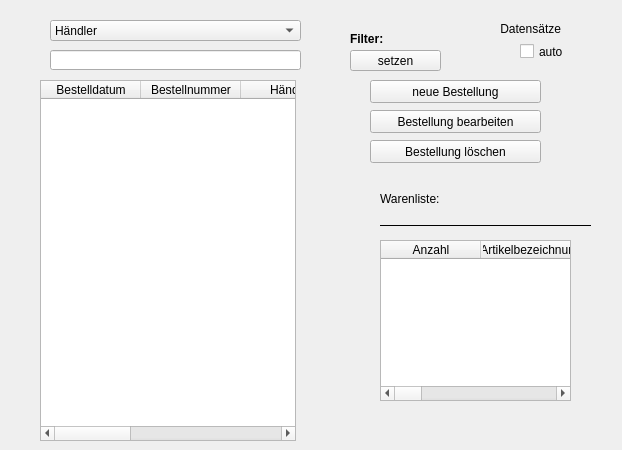
    <widget class="QWidget" name="tabOrdering">
     <attribute name="title">
      <string>Bestellungen</string>
     </attribute>
     <widget class="QPushButton" name="pushButtonOrderingNew">
      <property name="geometry">
       <rect>
        <x>370</x>
        <y>80</y>
        <width>171</width>
        <height>23</height>
       </rect>
      </property>
      <property name="text">
       <string>neue Bestellung</string>
      </property>
     </widget>
     <widget class="QTableWidget" name="tableWidgetOrdering">
      <property name="geometry">
       <rect>
        <x>40</x>
        <y>80</y>
        <width>256</width>
        <height>361</height>
       </rect>
      </property>
      <property name="editTriggers">
       <set>QAbstractItemView::NoEditTriggers</set>
      </property>
      <property name="alternatingRowColors">
       <bool>true</bool>
      </property>
      <property name="selectionMode">
       <enum>QAbstractItemView::SingleSelection</enum>
      </property>
      <property name="selectionBehavior">
       <enum>QAbstractItemView::SelectRows</enum>
      </property>
      <property name="sortingEnabled">
       <bool>true</bool>
      </property>
      <column>
       <property name="text">
        <string>Bestelldatum</string>
       </property>
      </column>
      <column>
       <property name="text">
        <string>Bestellnummer</string>
       </property>
      </column>
      <column>
       <property name="text">
        <string>Händler</string>
       </property>
      </column>
      <column>
       <property name="text">
        <string>Kommentar</string>
       </property>
      </column>
      <column>
       <property name="text">
        <string>Artikel</string>
       </property>
      </column>
      <column>
       <property name="text">
        <string>ID</string>
       </property>
      </column>
     </widget>
     <widget class="QLabel" name="labelMaskOrdering">
      <property name="geometry">
       <rect>
        <x>350</x>
        <y>30</y>
        <width>71</width>
        <height>18</height>
       </rect>
      </property>
      <property name="font">
       <font>
        <weight>75</weight>
        <bold>true</bold>
       </font>
      </property>
      <property name="text">
       <string>Filter:</string>
      </property>
     </widget>
     <widget class="QComboBox" name="comboBoxMaskOrdering">
      <property name="geometry">
       <rect>
        <x>50</x>
        <y>20</y>
        <width>251</width>
        <height>21</height>
       </rect>
      </property>
      <item>
       <property name="text">
        <string>Händler</string>
       </property>
      </item>
      <item>
       <property name="text">
        <string>Bestelldatum von-bis</string>
       </property>
      </item>
      <item>
       <property name="text">
        <string>Bestelldatum &lt;</string>
       </property>
      </item>
      <item>
       <property name="text">
        <string>Bestelldatum =</string>
       </property>
      </item>
      <item>
       <property name="text">
        <string>Bestelldatum &gt;</string>
       </property>
      </item>
      <item>
       <property name="text">
        <string>Bestellnummer</string>
       </property>
      </item>
      <item>
       <property name="text">
        <string>Artikelbezeichnung</string>
       </property>
      </item>
      <item>
       <property name="text">
        <string>Hersteller</string>
       </property>
      </item>
      <item>
       <property name="text">
        <string>Warengruppe</string>
       </property>
      </item>
      <item>
       <property name="text">
        <string>1.Artikelnummer</string>
       </property>
      </item>
      <item>
       <property name="text">
        <string>2.Artikelnummer</string>
       </property>
      </item>
      <item>
       <property name="text">
        <string>Kommentar</string>
       </property>
      </item>
     </widget>
     <widget class="QLineEdit" name="lineEditOrderingMask">
      <property name="geometry">
       <rect>
        <x>50</x>
        <y>50</y>
        <width>251</width>
        <height>20</height>
       </rect>
      </property>
     </widget>
     <widget class="QPushButton" name="pushButtonOrderingDelete">
      <property name="geometry">
       <rect>
        <x>370</x>
        <y>140</y>
        <width>171</width>
        <height>23</height>
       </rect>
      </property>
      <property name="text">
       <string>Bestellung löschen</string>
      </property>
     </widget>
     <widget class="QPushButton" name="pushButtonOrderingEdit">
      <property name="geometry">
       <rect>
        <x>370</x>
        <y>110</y>
        <width>171</width>
        <height>23</height>
       </rect>
      </property>
      <property name="text">
       <string>Bestellung bearbeiten</string>
      </property>
     </widget>
     <widget class="QPushButton" name="pushButtonMaskSetOrdering">
      <property name="geometry">
       <rect>
        <x>350</x>
        <y>50</y>
        <width>91</width>
        <height>21</height>
       </rect>
      </property>
      <property name="text">
       <string>setzen</string>
      </property>
     </widget>
     <widget class="QCheckBox" name="checkBoxAutoSearchOrdering">
      <property name="geometry">
       <rect>
        <x>520</x>
        <y>40</y>
        <width>93</width>
        <height>23</height>
       </rect>
      </property>
      <property name="text">
       <string>auto</string>
      </property>
     </widget>
     <widget class="QLabel" name="labelCountOrdering">
      <property name="geometry">
       <rect>
        <x>430</x>
        <y>20</y>
        <width>131</width>
        <height>18</height>
       </rect>
      </property>
      <property name="text">
       <string>Datensätze</string>
      </property>
      <property name="alignment">
       <set>Qt::AlignRight|Qt::AlignTrailing|Qt::AlignVCenter</set>
      </property>
     </widget>
     <widget class="QTableWidget" name="tableWidgetOrderingWareslist">
      <property name="geometry">
       <rect>
        <x>380</x>
        <y>240</y>
        <width>191</width>
        <height>161</height>
       </rect>
      </property>
      <property name="editTriggers">
       <set>QAbstractItemView::NoEditTriggers</set>
      </property>
      <property name="alternatingRowColors">
       <bool>true</bool>
      </property>
      <property name="selectionMode">
       <enum>QAbstractItemView::SingleSelection</enum>
      </property>
      <property name="selectionBehavior">
       <enum>QAbstractItemView::SelectRows</enum>
      </property>
      <property name="sortingEnabled">
       <bool>true</bool>
      </property>
      <column>
       <property name="text">
        <string>Anzahl</string>
       </property>
      </column>
      <column>
       <property name="text">
        <string>Artikelbezeichnung</string>
       </property>
      </column>
      <column>
       <property name="text">
        <string>1.Artikelnummer</string>
       </property>
      </column>
      <column>
       <property name="text">
        <string>2.Artikelnummer</string>
       </property>
      </column>
      <column>
       <property name="text">
        <string>Hersteller</string>
       </property>
      </column>
      <column>
       <property name="text">
        <string>Warengruppe</string>
       </property>
      </column>
     </widget>
     <widget class="QLabel" name="labelOrderingWareslist">
      <property name="geometry">
       <rect>
        <x>380</x>
        <y>190</y>
        <width>161</width>
        <height>18</height>
       </rect>
      </property>
      <property name="text">
       <string>Warenliste:</string>
      </property>
     </widget>
     <widget class="Line" name="lineOrdering">
      <property name="geometry">
       <rect>
        <x>380</x>
        <y>210</y>
        <width>211</width>
        <height>31</height>
       </rect>
      </property>
      <property name="frameShadow">
       <enum>QFrame::Plain</enum>
      </property>
      <property name="lineWidth">
       <number>1</number>
      </property>
      <property name="midLineWidth">
       <number>0</number>
      </property>
      <property name="orientation">
       <enum>Qt::Horizontal</enum>
      </property>
     </widget>
    </widget>
